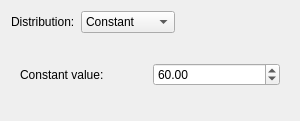
<?xml version="1.0" encoding="UTF-8"?>
<ui version="4.0">
 <class>DistributionParamsWidget</class>
 <widget class="QWidget" name="DistributionParamsWidget">
  <property name="geometry">
   <rect>
    <x>0</x>
    <y>0</y>
    <width>300</width>
    <height>121</height>
   </rect>
  </property>
  <property name="windowTitle">
   <string notr="true"/>
  </property>
  <layout class="QVBoxLayout" name="verticalLayout">
   <item>
    <layout class="QHBoxLayout" name="horizontalLayout_3" stretch="0,2,3">
     <item>
      <widget class="QLabel" name="distributionLabel">
       <property name="text">
        <string>Distribution:</string>
       </property>
      </widget>
     </item>
     <item>
      <widget class="QComboBox" name="distributionComboBox">
       <property name="maximumSize">
        <size>
         <width>200</width>
         <height>16777215</height>
        </size>
       </property>
       <item>
        <property name="text">
         <string>Constant</string>
        </property>
       </item>
       <item>
        <property name="text">
         <string>Uniform</string>
        </property>
       </item>
       <item>
        <property name="text">
         <string>Normal</string>
        </property>
       </item>
       <item>
        <property name="text">
         <string>Exponential</string>
        </property>
       </item>
      </widget>
     </item>
     <item>
      <spacer name="horizontalSpacer">
       <property name="orientation">
        <enum>Qt::Horizontal</enum>
       </property>
       <property name="sizeHint" stdset="0">
        <size>
         <width>40</width>
         <height>20</height>
        </size>
       </property>
      </spacer>
     </item>
    </layout>
   </item>
   <item>
    <widget class="QStackedWidget" name="paramsStackedWidget">
     <property name="sizePolicy">
      <sizepolicy hsizetype="Preferred" vsizetype="Minimum">
       <horstretch>0</horstretch>
       <verstretch>0</verstretch>
      </sizepolicy>
     </property>
     <property name="currentIndex">
      <number>0</number>
     </property>
     <widget class="QWidget" name="constantPage">
      <property name="sizePolicy">
       <sizepolicy hsizetype="Ignored" vsizetype="Ignored">
        <horstretch>0</horstretch>
        <verstretch>0</verstretch>
       </sizepolicy>
      </property>
      <layout class="QGridLayout" name="gridLayout_3">
       <item row="0" column="0">
        <widget class="QLabel" name="constantValueLabel">
         <property name="text">
          <string>Constant value:</string>
         </property>
        </widget>
       </item>
       <item row="0" column="1">
        <widget class="QDoubleSpinBox" name="constantValueSpinBox">
         <property name="minimum">
          <double>0.010000000000000</double>
         </property>
         <property name="maximum">
          <double>1000.000000000000000</double>
         </property>
         <property name="value">
          <double>60.000000000000000</double>
         </property>
        </widget>
       </item>
      </layout>
     </widget>
     <widget class="QWidget" name="uniformPage">
      <property name="sizePolicy">
       <sizepolicy hsizetype="Ignored" vsizetype="Ignored">
        <horstretch>0</horstretch>
        <verstretch>0</verstretch>
       </sizepolicy>
      </property>
      <layout class="QGridLayout" name="gridLayout">
       <item row="0" column="0">
        <widget class="QLabel" name="uniformMinLabel">
         <property name="text">
          <string>Minimum:</string>
         </property>
        </widget>
       </item>
       <item row="0" column="1">
        <widget class="QDoubleSpinBox" name="uniformMinSpinBox">
         <property name="minimum">
          <double>0.010000000000000</double>
         </property>
         <property name="maximum">
          <double>1000.000000000000000</double>
         </property>
         <property name="value">
          <double>20.000000000000000</double>
         </property>
        </widget>
       </item>
       <item row="1" column="0">
        <widget class="QLabel" name="uniformMaxLabel">
         <property name="text">
          <string>Maximum:</string>
         </property>
        </widget>
       </item>
       <item row="1" column="1">
        <widget class="QDoubleSpinBox" name="uniformMaxSpinBox">
         <property name="minimum">
          <double>0.010000000000000</double>
         </property>
         <property name="maximum">
          <double>1000.000000000000000</double>
         </property>
         <property name="value">
          <double>60.000000000000000</double>
         </property>
        </widget>
       </item>
      </layout>
     </widget>
     <widget class="QWidget" name="normalPage">
      <property name="sizePolicy">
       <sizepolicy hsizetype="Ignored" vsizetype="Ignored">
        <horstretch>0</horstretch>
        <verstretch>0</verstretch>
       </sizepolicy>
      </property>
      <layout class="QGridLayout" name="gridLayout_2">
       <item row="0" column="0">
        <widget class="QLabel" name="normalMeanLabel">
         <property name="text">
          <string>Mean value (μ):</string>
         </property>
        </widget>
       </item>
       <item row="0" column="1">
        <widget class="QDoubleSpinBox" name="normalMeanSpinBox">
         <property name="minimum">
          <double>0.010000000000000</double>
         </property>
         <property name="maximum">
          <double>1000.000000000000000</double>
         </property>
         <property name="value">
          <double>60.000000000000000</double>
         </property>
        </widget>
       </item>
       <item row="1" column="0">
        <widget class="QLabel" name="normalStdDevLabel">
         <property name="text">
          <string>Standard deviation (σ):</string>
         </property>
        </widget>
       </item>
       <item row="1" column="1">
        <widget class="QDoubleSpinBox" name="normalStdDevSpinBox">
         <property name="minimum">
          <double>0.010000000000000</double>
         </property>
         <property name="maximum">
          <double>1000.000000000000000</double>
         </property>
         <property name="value">
          <double>20.000000000000000</double>
         </property>
        </widget>
       </item>
      </layout>
     </widget>
     <widget class="QWidget" name="exponentialPage">
      <property name="sizePolicy">
       <sizepolicy hsizetype="Ignored" vsizetype="Ignored">
        <horstretch>0</horstretch>
        <verstretch>0</verstretch>
       </sizepolicy>
      </property>
      <layout class="QHBoxLayout" name="horizontalLayout_2">
       <item>
        <widget class="QLabel" name="exponentialMeanLabel">
         <property name="text">
          <string>Mean value (1/λ):</string>
         </property>
        </widget>
       </item>
       <item>
        <widget class="QDoubleSpinBox" name="exponentialMeanSpinBox">
         <property name="minimum">
          <double>0.010000000000000</double>
         </property>
         <property name="maximum">
          <double>1000.000000000000000</double>
         </property>
         <property name="value">
          <double>60.000000000000000</double>
         </property>
        </widget>
       </item>
      </layout>
     </widget>
    </widget>
   </item>
  </layout>
 </widget>
 <resources/>
 <connections/>
</ui>
